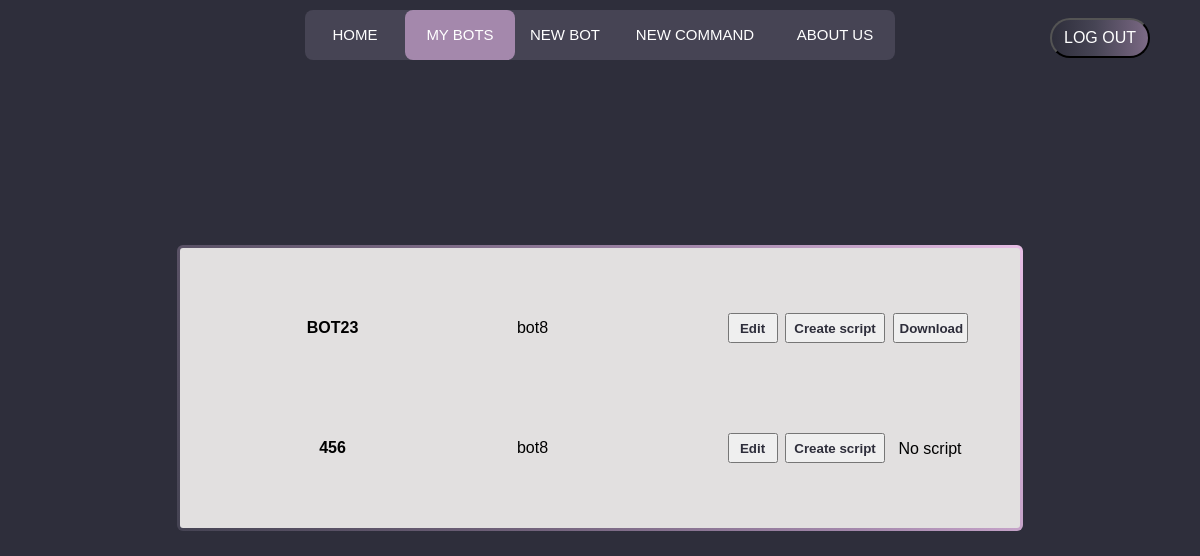
The page /bots/ (signed in) on the database its author committed.
### constructor/models.py (models this page shows, shortened)
class Bot(models.Model):
    user = models.ForeignKey(User, on_delete=models.CASCADE, null=True, blank=True)
    bot_username = models.CharField("Bot's username", max_length=30)
    bot_token = models.CharField("Bot's token", max_length=50, null=False)
    has_script = models.BooleanField('Has script?', default=False)
    script_path = models.CharField('Path', default='', max_length=70)

### authentication/models.py (models this page shows)
class CustomUser(AbstractUser):
    email = models.EmailField('Email', unique=True)
    avatar = models.ImageField('Avatar', blank=True, upload_to=f'avatars/')
    telegram_id = models.CharField('Telegram id', blank=True, max_length=40)
    def __str__(self):
        return self.username

### constructor/views.py (the view, shortened to what this page needs)
# urls.py: path('', BotList.as_view(), name='bots')
class BotList(LoginRequiredMixin, View):
    model = Bot
    template_name = 'constructor/bots-list.html'
    context_object_name = 'bots'
    def get(self, request):
        return render(request,
                      self.template_name,
                      context={
                          "bots": Bot.objects.all().filter(user=self.request.user),
                          "commands": Command.objects.all()
                      }
                      )

### constructor/templates/constructor/bots-list.html (shortened to what this page needs)
{% extends 'main/base.html' %}
{% load static %}
{% block links %}
    <link rel="stylesheet" href="{% static 'constructor/css/bot_list.css' %}">
    <link rel="stylesheet" href="https://cdn.jsdelivr.net/npm/bootstrap-icons@1.9.1/font/bootstrap-icons.css">
{% endblock %}
{% block div-animation %}<div class="animation start-bots"></div>{% endblock %}
{% block content %}
    <main>
    <div class="tasks-list gradient-border">
                {% for bot in bots %}
                    <div class="overtask">
                        <div class="task">
                              <div class="task-content">
                                  <p><strong>{{bot.bot_username}}</strong></p>
                                  <p>{{ bot.user }}</p>
                              </div>
                              <div class="buttons">
                                  <td><a href="{% url 'bot-edit-page' pk=bot.bot_username %}"><button class="bot-btn edit-btn" type="button">Edit</button></a></td>
                                  <td>
                                        <form method="post">
                                            <button class="bot-btn create-script-btn" type="submit" name="{{ bot.bot_username }} {{ bot.bot_token }}">Create script</button>
                                        </form>
                                  </td>
                                  <td>
                                      {% if bot.has_script %}
                                          <a href="{% get_media_prefix %}{{ bot.script_path }}" download><button class="bot-btn script-btn">Download</button></a>
                                      {% else %}
                                          <a><div class="noss script-btn">No script</div></a>
                                      {% endif %}
                                  </td>
                              </div>
                    </div>
                    {% empty %}
                        <h2>Nothing is here...</h2>
                    {% endfor %}
        </div>
    </div>
    </main>
{% endblock %}

### main/static/main/css/base.css (style rules this page uses)
* { margin: 0; padding: 0; }
body { font-family: sans-serif; background: #2e2e3b; display: flex; justify-content: center; flex-wrap: wrap; padding-top: 10px; height: 100vh; }
.animation { position: absolute; height: 100%; top: 0; z-index: 0; transition: all .5s ease 0s; border-radius: 8px; }
.start-bots, .header-button:nth-child(2):hover~.animation { width: 110px; left: 100px; background-color: #a488ac }

### constructor/static/constructor/css/bot_list.css (style rules this page uses)
.noss { height: 100%; padding-top: 7px; text-align: center; }
.tasks-list { padding: 20px; height: auto; margin-bottom: 100px; margin-left: 100px; margin-right: 100px; width: 800px; border-radius: 10px; display: flex; justify-content: center; }
.overtask { width: 100%; }
.task { width: 100%; height: 120px; display: flex; justify-content: space-around; align-items: center; }
.task-content { display: flex; justify-content: space-around; width: 50%; }
.buttons { width: 30%; display: flex; justify-content: space-between; padding-left: 30px; }
.edit-btn { width: 50px }
.create-script-btn { width: 100px }
.script-btn { width: 75px }
.bot-btn { height: 30px; text-decoration: none; color: #2e2e3b; font-weight: 600; text-align: center; padding: 5px; }
p { width: 100%; text-align: center; }
.gradient-border { --borderWidth: 3px; background: #e2e0e0; position: relative; border-radius: var(--borderWidth); }
.gradient-border:after { content: ""; position: absolute; top: calc(-1 * var(--borderWidth)); left: calc(-1 * var(--borderWidth)); height: calc(100% + var(--borderWidth) * 2); width: calc(100% + var(--borderWidth) * 2); background: linear-gradient( 60deg, #2e2e3b, #464454, #70617a, #a488ac, #e8bfe6, #e8bfe6, #a488ac, #70617a, #464454, #2e2e3b ); border-radius: calc(2 * var(--borderWidth)); z-index: -1; animation: animatedgradient 3s ease alternate infinite; background-size: 300% 300%; }

### rows shown on the page
Bot: bot_username "BOT23", user "bot8"
Bot: bot_username "456", user "bot8", has_script "No script"
